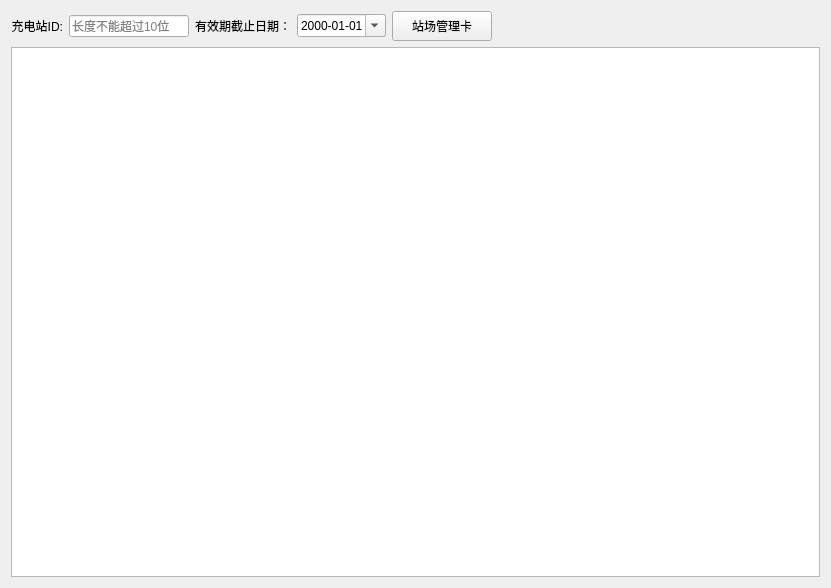
<?xml version="1.0" encoding="UTF-8"?>
<ui version="4.0">
 <class>StationManageWidget</class>
 <widget class="QWidget" name="StationManageWidget">
  <property name="geometry">
   <rect>
    <x>0</x>
    <y>0</y>
    <width>831</width>
    <height>588</height>
   </rect>
  </property>
  <property name="windowTitle">
   <string>Form</string>
  </property>
  <layout class="QVBoxLayout" name="verticalLayout">
   <item>
    <layout class="QHBoxLayout" name="horizontalLayout">
     <item>
      <widget class="QLabel" name="label">
       <property name="text">
        <string>充电站ID:</string>
       </property>
       <property name="alignment">
        <set>Qt::AlignRight|Qt::AlignTrailing|Qt::AlignVCenter</set>
       </property>
      </widget>
     </item>
     <item>
      <widget class="QLineEdit" name="lineEditStationID">
       <property name="minimumSize">
        <size>
         <width>60</width>
         <height>0</height>
        </size>
       </property>
       <property name="maximumSize">
        <size>
         <width>120</width>
         <height>16777215</height>
        </size>
       </property>
       <property name="maxLength">
        <number>10</number>
       </property>
       <property name="placeholderText">
        <string>长度不能超过10位</string>
       </property>
      </widget>
     </item>
     <item>
      <widget class="QLabel" name="label_2">
       <property name="text">
        <string>有效期截止日期：</string>
       </property>
      </widget>
     </item>
     <item>
      <widget class="QDateEdit" name="dateEditStopDate">
       <property name="currentSection">
        <enum>QDateTimeEdit::YearSection</enum>
       </property>
       <property name="displayFormat">
        <string>yyyy-MM-dd</string>
       </property>
       <property name="calendarPopup">
        <bool>true</bool>
       </property>
      </widget>
     </item>
     <item>
      <widget class="QPushButton" name="stManageButton">
       <property name="minimumSize">
        <size>
         <width>100</width>
         <height>30</height>
        </size>
       </property>
       <property name="text">
        <string>站场管理卡</string>
       </property>
      </widget>
     </item>
     <item>
      <spacer name="horizontalSpacer">
       <property name="orientation">
        <enum>Qt::Horizontal</enum>
       </property>
       <property name="sizeHint" stdset="0">
        <size>
         <width>40</width>
         <height>20</height>
        </size>
       </property>
      </spacer>
     </item>
    </layout>
   </item>
   <item>
    <widget class="QTableView" name="tableView"/>
   </item>
  </layout>
 </widget>
 <resources/>
 <connections/>
</ui>
